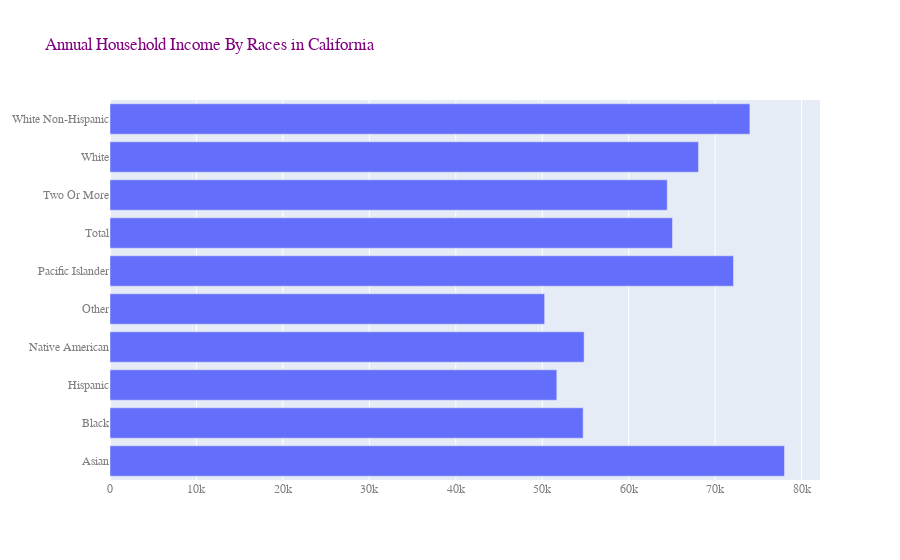

Write notebook code for a chart like this one.
### Code cell
import plotly.graph_objects as go

fig = go.Figure(go.Bar(
            x=income["Household Income by Race"],
            y=income["Race"],
            orientation='h'
            ))
fig.update_layout(
    title="Annual Household Income By Races in California",
    font_family="Courier New",
    font_color="gray",
    title_font_family="Times New Roman",
    title_font_color="Purple",
    legend_title_font_color="green"
)
fig.show()

### Figure 1 — Plotly figure (JSON) as saved in the notebook; plotly's stock layout.template omitted (floating-point values rounded to 4 significant figures)
{"data": [{"orientation": "h", "type": "bar", "x": [78020.0, 54730.0, 51680.0, 54840.0, 50280.0, 72120.0, 65060.0, 64460.0, 68070.0, 74020.0], "y": ["Asian", "Black", "Hispanic", "Native American", "Other", "Pacific Islander", "Total", "Two Or More", "White", "White Non-Hispanic"]}], "layout": {"font": {"color": "gray", "family": "Courier New"}, "legend": {"title": {"font": {"color": "green"}}}, "title": {"font": {"color": "Purple", "family": "Times New Roman"}, "text": "Annual Household Income By Races in California"}}}
